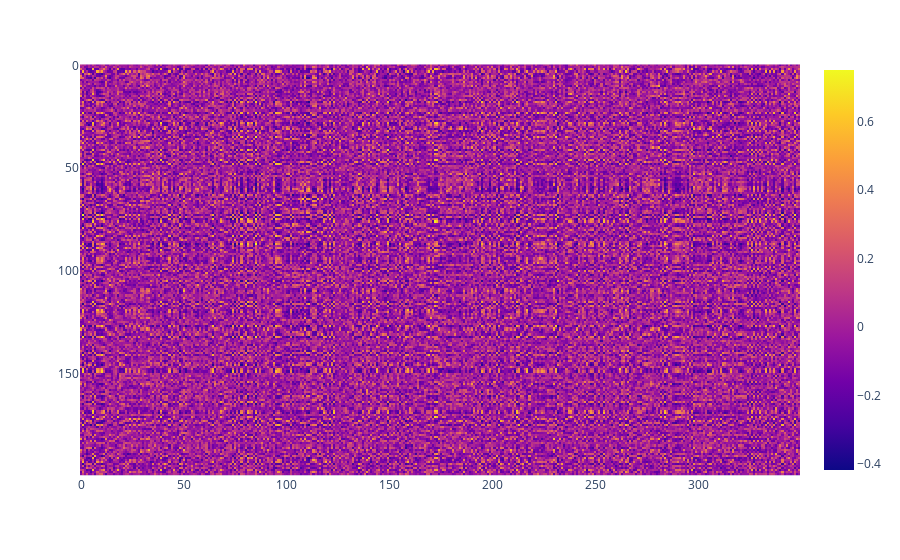

Write notebook code for a chart like this one.
### Code cell
import plotly.express as px
fig = px.imshow(correlation[0:g_intermediate.shape[0],g_intermediate.shape[0]:])
fig.show()

### Figure 1 — Plotly figure (JSON) as saved in the notebook; plotly's stock layout.template omitted (floating-point values rounded to 4 significant figures; data arrays with more than 128 entries replaced by an {"elided": "..."} marker saying what was removed)
{"data": [{"coloraxis": "coloraxis", "hovertemplate": "x: %{x}<br>y: %{y}<br>color: %{z}<extra></extra>", "type": "heatmap", "z": {"elided": "200x350 float values"}}], "layout": {"coloraxis": {"colorscale": [[0, "#0d0887"], [0.1111, "#46039f"], [0.2222, "#7201a8"], [0.3333, "#9c179e"], [0.4444, "#bd3786"], [0.5556, "#d8576b"], [0.6667, "#ed7953"], [0.7778, "#fb9f3a"], [0.8889, "#fdca26"], [1, "#f0f921"]]}, "margin": {"t": 60}, "xaxis": {"constrain": "domain", "scaleanchor": "y"}, "yaxis": {"autorange": "reversed", "constrain": "domain"}}}
